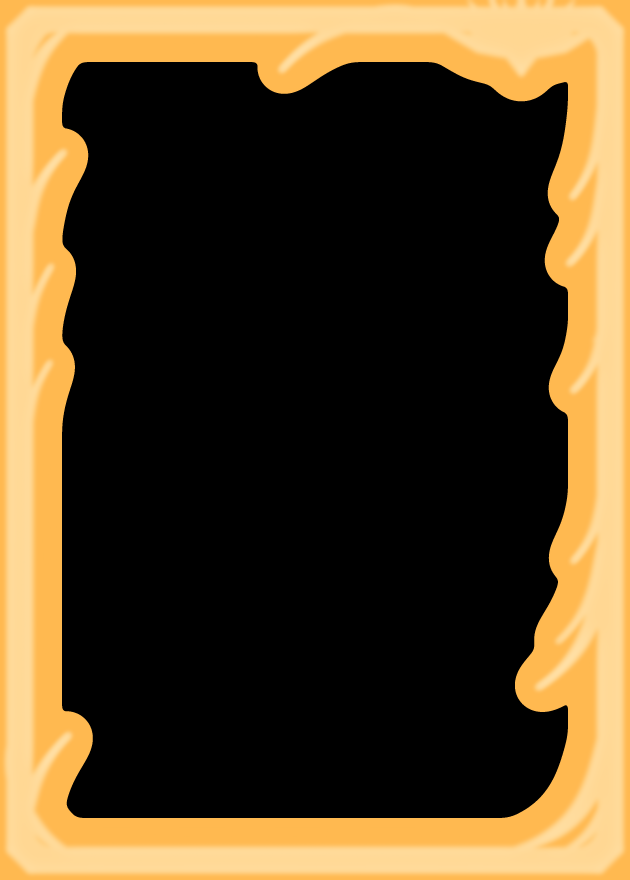
#> input picture outils/cartes4k/cadres/cadre/cadre_zenkai_1_lueur.png, 2520 x 3520 px (shown at 1/4 size)
$ python -i zk_ref.py   (imports and definitions only)
#> lines starting #> are read from the running program, lines starting #| are printed output that depends on the picture
"""Cadres ZENKAI d'après les références : MARBRE (marbre noir + kintsugi d'or holo) et AUBE (bronze sombre gravé + éclat de lumière).
python3 zk_ref.py [MARBRE AUBE]"""
import sys, numpy as np, cv2, skia
from PIL import Image
from carte4k import *          # noqa
from hybride import infos, embleme

IN = 124            # largeur de la bordure (px sur 2400)
# [1 line that did not run here, left out]

# [19 lines left out: functions bruit_oct, or_holo, trace, not called in this run]

# [1 line that did not run here, left out]
# [1 line that did not run here, left out]

# ================================================================== MARBRE NOIR & KINTSUGI
# [38 lines left out: functions fissure, marbre, not called in this run]

# ================================================================== AUBE : BRONZE SOMBRE GRAVÉ + ÉCLAT
def aube(img):
    d, sp = relief(BANDE, 14, 6, brillance=22)
    g = brosse(70, 4); n = bruit_oct(5, (300, 80, 20, 6), (0.6, 0.3, 0.2, 0.15))
    bronze = palette(d * 0.7 + 0.03 * g + 0.05 * n, [(0, (10, 7, 4)), (0.45, (38, 26, 14)), (0.75, (88, 62, 34)), (1, (150, 112, 64))])
    img = img * (1 - flou(BANDE, 28)[..., None] * 0.35)
    img = melange(img, np.clip(bronze + sp[..., None] * 0.3, 0, 1), BANDE)
    return deco_aube(img)

# [46 lines left out: functions deco_aube, combo, not called in this run]

VARIANTES = dict(MARBRE=marbre, AUBE=aube, COMBO=combo)
STYLE = dict(marque=lambda a, b, c, d: degrade(a, b, c, d, [(255, 242, 212), (190, 140, 70), (255, 236, 180), (170, 120, 60)], [0, 0.4, 0.6, 1]),
             txt_plaque=(246, 226, 180, 240), fond_plaque=(8, 6, 6, 215), contour_plaque=(230, 190, 110, 160),
             nom="or", petit=(240, 214, 160), rarete="ZENKAI", droits=(240, 214, 160, 150), px=200, py=206, x=212)

# [5 lines left out: function carte, not called in this run]

# [4 lines not run here, left out]

>>> import cv2
>>> picture = cv2.imread('cadres/cadre/cadre_zenkai_1_lueur.png', cv2.IMREAD_GRAYSCALE)
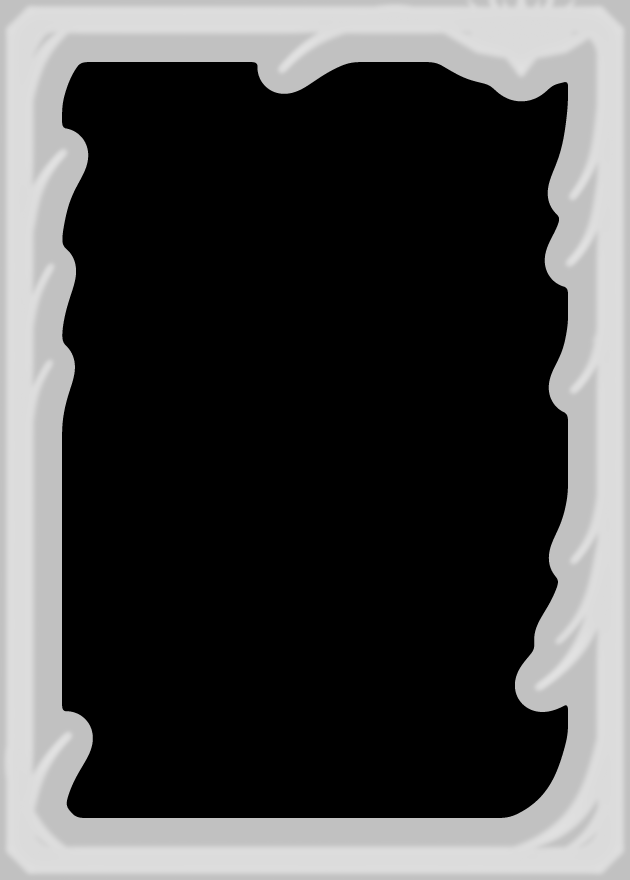
#> picture: shape (3520, 2520) (shown at 1/4 size); min 0, max 225, mean 71.4
#> (the run stopped early here; a loop or call above may not have finished)

$ run again, on outils/cartes4k/cadres/cadre_eclat/cadre_eclat_3_lisere_or.png
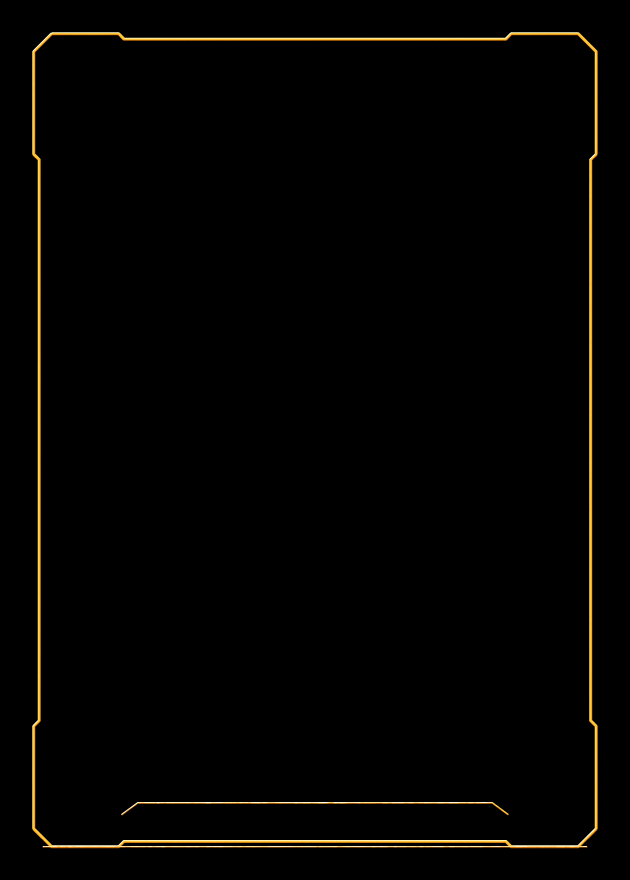
#> input picture outils/cartes4k/cadres/cadre_eclat/cadre_eclat_3_lisere_or.png, 2520 x 3520 px (shown at 1/4 size)
#> `picture = cv2.imread('cadres/cadre/cadre_zenkai_1_lueur.png', cv2.IMRE..`:
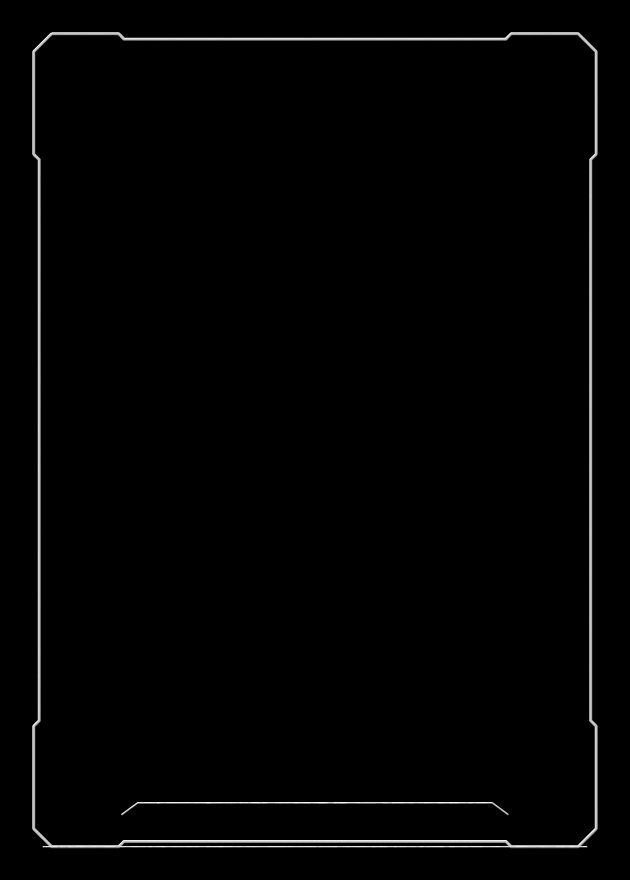
#> picture: shape (3520, 2520) (shown at 1/4 size); min 0, max 253, mean 3.3
